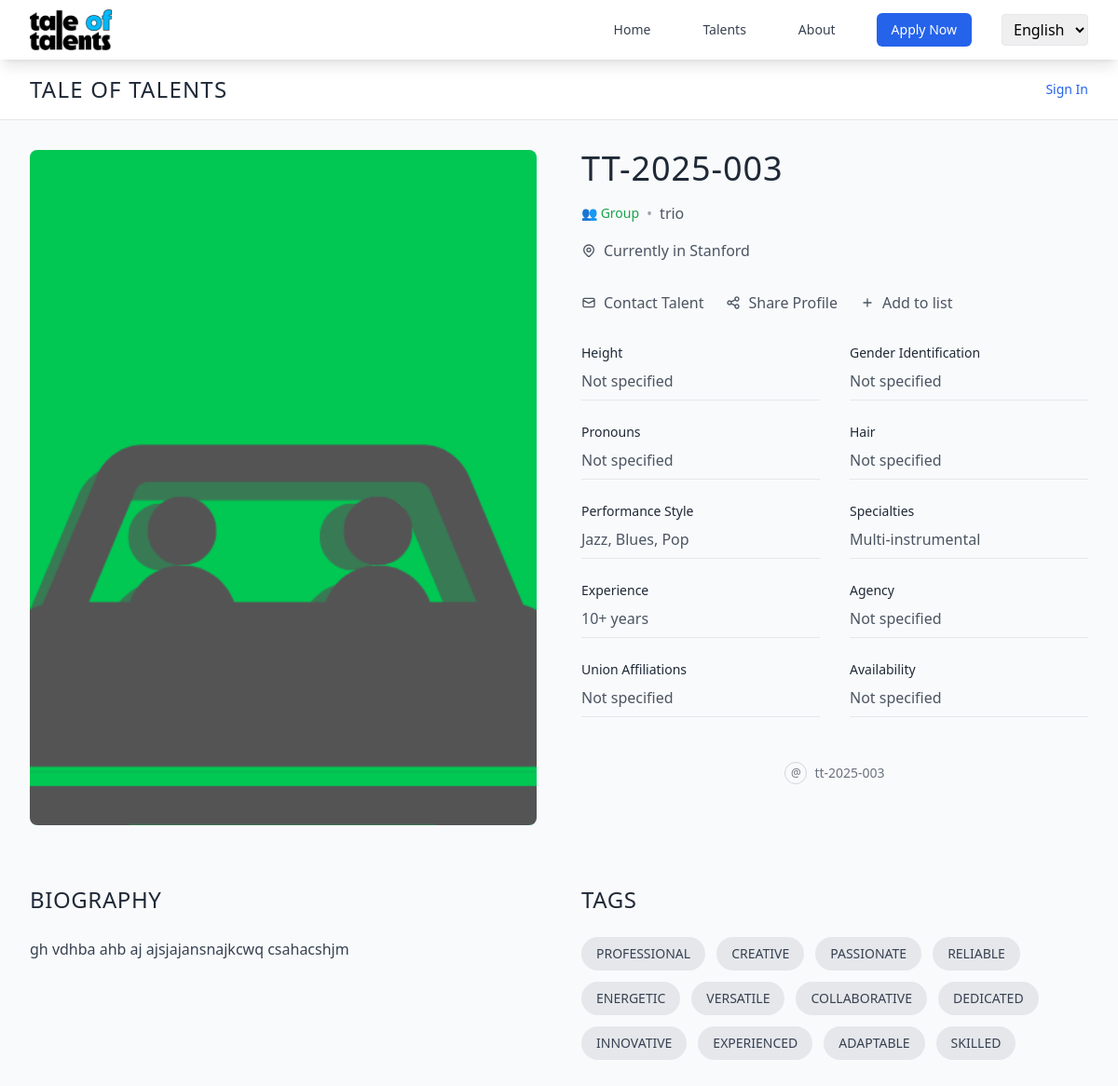
/talent/4/, run on the app's committed database.
### talents/models.py (models this page shows, shortened)
class TalentProfile(models.Model):
    TALENT_ROLES = [
        ('dancer', 'Dancer'),
        ('acrobat', 'Acrobat'),
        ('performer', 'Performer'),
        ('musician', 'Musician'),
        ('entertainer', 'Entertainer'),
        ('bar_service', 'Bar & Service Staff'),
    ]
    STATUS_CHOICES = [
        ('pending', 'Pending'),
        ('approved', 'Approved'),
        ('rejected', 'Rejected'),
    ]
    GENDER_CHOICES = [
        ('male', 'Male'),
        ('female', 'Female'),
        ('non_binary', 'Non-binary'),
        ('prefer_not_to_say', 'Prefer not to say'),
    ]
    REGISTRATION_TYPE_CHOICES = [
        ('personal', 'Personal'),
        ('group', 'Group'),
    ]
    user = models.OneToOneField(User, on_delete=models.CASCADE, related_name='talent_profile')
    public_id = models.CharField(max_length=20, unique=True, blank=True)
    registration_type = models.CharField(max_length=10, choices=REGISTRATION_TYPE_CHOICES, default='personal')
    group_name = models.CharField(max_length=100, blank=True, null=True, help_text="Group name (required for group registrations)")
    phone = models.CharField(max_length=20)
    email_private = models.EmailField(blank=True)
    city = models.CharField(max_length=100)
    role = models.CharField(max_length=20, choices=TALENT_ROLES)
    experience = models.CharField(max_length=50)
    bio = models.TextField()
    profile_image = models.ImageField(upload_to='profiles/', blank=True, null=True)
    cv_file = models.FileField(upload_to='cvs/', blank=True, null=True)
    height = models.CharField(max_length=20, blank=True, null=True)
    gender_identification = models.CharField(max_length=20, choices=GENDER_CHOICES, blank=True, null=True)
    pronouns = models.CharField(max_length=20, blank=True, null=True)
    hair_color = models.CharField(max_length=20, blank=True, null=True)
    eye_color = models.CharField(max_length=20, blank=True, null=True)
    agency = models.CharField(max_length=100, blank=True, null=True)
    union_affiliations = models.CharField(max_length=200, blank=True, null=True)
    availability = models.CharField(max_length=200, blank=True, null=True)
    status = models.CharField(max_length=10, choices=STATUS_CHOICES, default='pending')
    is_publicly_visible = models.BooleanField(default=False)
    last_approved_at = models.DateTimeField(blank=True, null=True)
    approved_by = models.ForeignKey(User, on_delete=models.SET_NULL, blank=True, null=True, related_name='approved_profiles')
    created_at = models.DateTimeField(auto_now_add=True)
    updated_at = models.DateTimeField(auto_now=True)
    class Meta:
        ordering = ['-created_at']
    @property
    def performance_style(self):
        styles = {
            'dancer': 'Contemporary, Latin, Jazz',
            'acrobat': 'Aerial, Hand Balancing',
            'performer': 'Theater, Musical',
            'musician': 'Jazz, Blues, Pop',
            'entertainer': 'Comedy, Interactive',
            'bar_service': 'Mixology, Fine Dining',
        }
        return styles.get(self.role, 'Various Styles')
    @property
    def specialties(self):
        specialties = {
            'dancer': 'Choreography, Partner Work',
            'acrobat': 'Silks, Trapeze, Contortion',
            'performer': 'Character Work, Improv',
            'musician': 'Multi-instrumental',
            'entertainer': 'Audience Interaction',
            'bar_service': 'Craft Cocktails, Wine',
        }
        return specialties.get(self.role, 'Multi-disciplinary')

### talents/views.py (the view)
# urls.py: path('talent/<int:pk>/', views.talent_detail, name='talent_detail'),
def talent_detail(request, pk):
    try:
        talent = TalentProfile.objects.get(pk=pk)
        if talent.status != 'approved' or not talent.is_publicly_visible:
            if request.user.is_staff:
                photos = talent.photos.filter(is_approved=True)
                videos = talent.videos.filter(is_approved=True)
                personality_tags = [
                    "PROFESSIONAL", "CREATIVE", "PASSIONATE",
                    "RELIABLE", "ENERGETIC", "VERSATILE",
                    "COLLABORATIVE", "DEDICATED", "INNOVATIVE",
                    "EXPERIENCED", "ADAPTABLE", "SKILLED"
                ]
                context = {
                    'talent': talent,
                    'photos': photos,
                    'videos': videos,
                    'personality_tags': personality_tags,
                    'is_staff_view': True,
                }
                return render(request, 'talents/profile.html', context)
            else:
                raise TalentProfile.DoesNotExist
        else:
            photos = talent.photos.filter(is_approved=True)
            videos = talent.videos.filter(is_approved=True)
            personality_tags = [
                "PROFESSIONAL", "CREATIVE", "PASSIONATE",
                "RELIABLE", "ENERGETIC", "VERSATILE",
                "COLLABORATIVE", "DEDICATED", "INNOVATIVE",
                "EXPERIENCED", "ADAPTABLE", "SKILLED"
            ]
            context = {
                'talent': talent,
                'photos': photos,
                'videos': videos,
                'personality_tags': personality_tags,
                'is_staff_view': False,
            }
            return render(request, 'talents/profile.html', context)
    except TalentProfile.DoesNotExist:
        return render(request, 'talents/404.html', status=404)

### templates/talents/profile.html (shortened to what this page needs)
{% extends 'base.html' %}
{% block content %}
<div class="min-h-screen bg-gray-50">
    <div class="bg-white border-b border-gray-200">
        <div class="max-w-7xl mx-auto px-4 sm:px-6 lg:px-8 py-4">
            <div class="flex items-center justify-between">
                <div class="text-2xl font-light tracking-wider text-gray-800">
                    TALE OF TALENTS
                </div>
                <div class="text-sm text-gray-600">
                    {% if user.is_authenticated %}
                        <a href="{% url 'dashboard' %}" class="text-blue-600 hover:text-blue-500">Dashboard</a>
                    {% else %}
                        <a href="{% url 'login' %}" class="text-blue-600 hover:text-blue-500">Sign In</a>
                    {% endif %}
                </div>
            </div>
        </div>
    </div>
    <div class="max-w-7xl mx-auto px-4 sm:px-6 lg:px-8 py-8">
        <div class="grid grid-cols-1 lg:grid-cols-2 gap-12">
            <div class="space-y-6">
                <div class="aspect-[3/4] bg-gray-200 rounded-lg overflow-hidden">
                    {% if talent.profile_image %}
                        <img src="{{ talent.profile_image.url }}" alt="{{ talent.user.get_full_name }}" class="w-full h-full object-cover">
                    {% endif %}
                </div>
            </div>
            <div class="space-y-8">
                <div class="space-y-4">
                    <h1 class="text-4xl font-light text-gray-800 tracking-wide uppercase">
                        {{ talent.public_id }}
                    </h1>
                    {% if talent.registration_type == 'group' %}
                        <div class="flex items-center space-x-2">
                            <span class="text-green-600 text-sm font-medium">👥 Group</span>
                            <span class="text-gray-400">•</span>
                            <span class="text-gray-600">{{ talent.group_name }}</span>
                        </div>
                    {% endif %}
                    <div class="flex items-center text-gray-600">
                        <span>Currently in {{ talent.city }}</span>
                    </div>
                </div>
                <div class="flex items-center space-x-6">
                    <button class="flex items-center text-gray-600 hover:text-gray-800 transition-colors">
                        <svg class="w-4 h-4 mr-2" fill="none" stroke="currentColor" viewBox="0 0 24 24">
                            <path stroke-linecap="round" stroke-linejoin="round" stroke-width="2" d="M3 8l7.89 4.26a2 2 0 002.22 0L21 8M5 19h14a2 2 0 002-2V7a2 2 0 00-2-2H5a2 2 0 00-2 2v10a2 2 0 002 2z"></path>
                        </svg>
                        Contact Talent
                    </button>
                    <button class="flex items-center text-gray-600 hover:text-gray-800 transition-colors">
                        Share Profile
                    </button>
                    <button class="flex items-center text-gray-600 hover:text-gray-800 transition-colors">
                        <svg class="w-4 h-4 mr-2" fill="none" stroke="currentColor" viewBox="0 0 24 24">
                            <path stroke-linecap="round" stroke-linejoin="round" stroke-width="2" d="M12 6v6m0 0v6m0-6h6m-6 0H6"></path>
                        </svg>
                        Add to list
                    </button>
                </div>
                <div class="grid grid-cols-2 gap-x-8 gap-y-6">
                    <div class="space-y-2">
                        <h3 class="text-sm font-medium text-gray-800">Height</h3>
                        <p class="text-gray-600 pb-2 border-b border-gray-200">{{ talent.height|default:"Not specified" }}</p>
                    </div>
                    <div class="space-y-2">
                        <h3 class="text-sm font-medium text-gray-800">Gender Identification</h3>
                        <p class="text-gray-600 pb-2 border-b border-gray-200">{{ talent.gender_identification|default:"Not specified" }}</p>
                    </div>
                    <div class="space-y-2">
                        <h3 class="text-sm font-medium text-gray-800">Pronouns</h3>
                        <p class="text-gray-600 pb-2 border-b border-gray-200">{{ talent.pronouns|default:"Not specified" }}</p>
                    </div>
                    <div class="space-y-2">
                        <h3 class="text-sm font-medium text-gray-800">Hair</h3>
                        <p class="text-gray-600 pb-2 border-b border-gray-200">{{ talent.hair_color|default:"Not specified" }}</p>
                    </div>
                    <div class="space-y-2">
                        <h3 class="text-sm font-medium text-gray-800">Performance Style</h3>
                        <p class="text-gray-600 pb-2 border-b border-gray-200">{{ talent.performance_style }}</p>
                    </div>
                    <div class="space-y-2">
                        <h3 class="text-sm font-medium text-gray-800">Specialties</h3>
                        <p class="text-gray-600 pb-2 border-b border-gray-200">{{ talent.specialties }}</p>
                    </div>
                    <div class="space-y-2">
                        <h3 class="text-sm font-medium text-gray-800">Experience</h3>
                        <p class="text-gray-600 pb-2 border-b border-gray-200">{{ talent.experience }}</p>
                    </div>
                    <div class="space-y-2">
                        <h3 class="text-sm font-medium text-gray-800">Agency</h3>
                        <p class="text-gray-600 pb-2 border-b border-gray-200">{{ talent.agency|default:"Not specified" }}</p>
                    </div>
                    <div class="space-y-2">
                        <h3 class="text-sm font-medium text-gray-800">Union Affiliations</h3>
                        <p class="text-gray-600 pb-2 border-b border-gray-200">{{ talent.union_affiliations|default:"Not specified" }}</p>
                    </div>
                    <div class="space-y-2">
                        <h3 class="text-sm font-medium text-gray-800">Availability</h3>
                        <p class="text-gray-600 pb-2 border-b border-gray-200">{{ talent.availability|default:"Not specified" }}</p>
                    </div>
                </div>
                <div class="flex items-center justify-center py-4">
                    <div class="flex items-center space-x-2 text-gray-500">
                        <div class="w-6 h-6 rounded-full border border-gray-300 flex items-center justify-center">
                            <span class="text-xs">@</span>
                        </div>
                        <span class="text-sm">{{ talent.public_id.lower }}</span>
                    </div>
                </div>
            </div>
        </div>
        <div class="mt-16 grid grid-cols-1 lg:grid-cols-2 gap-12">
            <div class="space-y-6">
                <h2 class="text-2xl font-light text-gray-800 tracking-wide uppercase">Biography</h2>
                <p class="text-gray-700 leading-relaxed">
                    {{ talent.bio }}
                </p>
            </div>
            <div class="space-y-6">
                <h2 class="text-2xl font-light text-gray-800 tracking-wide uppercase">Tags</h2>
                <div class="flex flex-wrap gap-3">
                    {% for tag in personality_tags %}
                        <span class="px-4 py-2 bg-gray-200 text-gray-700 text-sm font-medium rounded-full hover:bg-gray-300 transition-colors">
                            {{ tag }}
                        </span>
                    {% endfor %}
                </div>
            </div>
        </div>
    </div>
</div>
{% endblock %}

### data on the page
TalentProfile: profile_image (picture), public_id "TT-2025-003", group_name "trio", city "Stanford", height "Not specified", gender_identification "Not specified", pronouns "Not specified", hair_color "Not specified", performance_style "Jazz, Blues, Pop", specialties "Multi-instrumental", experience "10+ years", agency "Not specified", union_affiliations "Not specified", availability "Not specified", public_id "tt-2025-003", bio "gh vdhba ahb aj ajsjajansnajkcwq csahacshjm"

### other printed values
{{ tag }} "PROFESSIONAL" "CREATIVE" "PASSIONATE" "RELIABLE" "ENERGETIC" "VERSATILE" "COLLABORATIVE" "DEDICATED" "INNOVATIVE" "EXPERIENCED" "ADAPTABLE" "SKILLED"
form field language "English"
